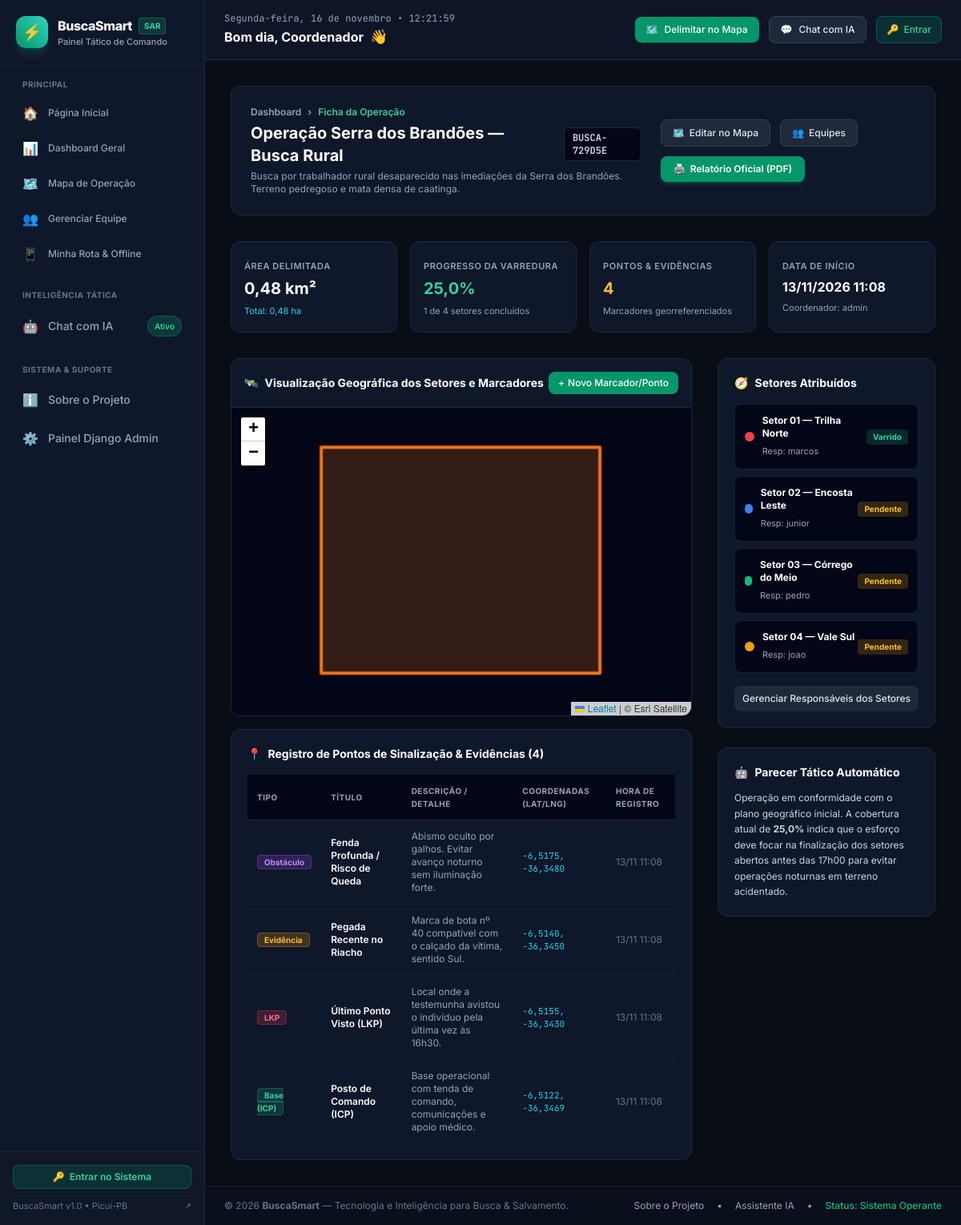
The page /detalhes/1/ on the database its author committed.
### operacoes/models.py (models this page shows, shortened)
class Operacao(models.Model):
  STATUS_CHOICES = [
      ('PLANEJAMENTO', 'Em Planejamento'),
      ('ANDAMENTO', 'Em Andamento'),
      ('CONCLUIDA', 'Concluída'),
  ]
  nome = models.CharField(
      max_length=150, verbose_name='Nome da Operação'
  )
  descricao = models.TextField(blank=True, verbose_name='Instruções Gerais')
  codigo_convite = models.CharField(
      max_length=15,
      default=gerar_codigo_operacao,
      unique=True,
      verbose_name='Código de Acesso',
  )
  coordenador = models.ForeignKey(
      User, on_delete=models.CASCADE, related_name='operacoes_criadas'
  )
  area_delimitada_geojson = models.JSONField(
      null=True, blank=True, verbose_name='Área Delimitada (GeoJSON)'
  )
  area_total_km2 = models.FloatField(
      default=0.0, verbose_name='Área Total (km²)'
  )
  status = models.CharField(
      max_length=20, choices=STATUS_CHOICES, default='PLANEJAMENTO'
  )
  versao = models.IntegerField(
      default=1, help_text='Incrementado a cada atualização de rota'
  )
  criado_em = models.DateTimeField(auto_now_add=True)
  atualizado_em = models.DateTimeField(auto_now=True)

class PontoSinalizacao(models.Model):
  TIPO_CHOICES = [
      ('BASE', 'Base de Comando / ICP'),
      ('ULTIMO_PONTO', 'Último Ponto Visto (LKP)'),
      ('EVIDENCIA', 'Possível Evidência / Vestígio'),
      ('OBSTACULO', 'Obstáculo / Área de Risco'),
      ('REFERENCIA', 'Ponto de Referência'),
  ]
  operacao = models.ForeignKey(
      Operacao, on_delete=models.CASCADE, related_name='pontos'
  )
  setor = models.ForeignKey(
      SetorRota, on_delete=models.SET_NULL, null=True, blank=True
  )
  criado_por = models.ForeignKey(User, on_delete=models.SET_NULL, null=True)
  titulo = models.CharField(max_length=100)
  tipo = models.CharField(
      max_length=20, choices=TIPO_CHOICES, default='REFERENCIA'
  )
  descricao = models.TextField(blank=True)
  latitude = models.FloatField()
  longitude = models.FloatField()
  criado_em = models.DateTimeField(auto_now_add=True)

class SetorRota(models.Model):
  operacao = models.ForeignKey(
      Operacao, on_delete=models.CASCADE, related_name='setores'
  )
  identificacao = models.CharField(
      max_length=100, help_text='Ex: Rota 01 — Júnior'
  )
  responsavel = models.ForeignKey(
      User,
      on_delete=models.SET_NULL,
      null=True,
      blank=True,
      related_name='rotas_atribuidas',
  )
  cor_hex = models.CharField(
      max_length=7,
      default='#3B82F6',
      help_text='Cor visual no mapa (ex: #3B82F6)',
  )
  poligono_setor_geojson = models.JSONField(null=True, blank=True)
  rota_planejada_geojson = models.JSONField(null=True, blank=True)
  instrucoes_especificas = models.TextField(blank=True)
  concluido = models.BooleanField(default=False)
  atualizado_em = models.DateTimeField(auto_now=True)

### operacoes/views.py (the view)
# urls.py: path('detalhes/<int:operacao_id>/', views.detalhes_operacao_view, name='detalhes_operacao'),
def detalhes_operacao_view(request, operacao_id):
    operacao = get_object_or_404(Operacao, id=operacao_id)
    setores = operacao.setores.all().order_by('id')
    pontos = operacao.pontos.all().order_by('-criado_em')
    setores_concluidos = setores.filter(concluido=True).count()
    total_setores = setores.count()
    taxa_conclusao = round((setores_concluidos / total_setores * 100), 1) if total_setores > 0 else 0
    context = {
        'operacao': operacao,
        'setores': setores,
        'pontos': pontos,
        'setores_concluidos': setores_concluidos,
        'total_setores': total_setores,
        'taxa_conclusao': taxa_conclusao,
        'pagina_ativa': 'detalhes'
    }
    return render(request, 'operacoes/detalhes_operacao.html', context)

### operacoes/templates/operacoes/detalhes_operacao.html (shortened to what this page needs)
{% extends 'operacoes/base.html' %}
{% block extra_head %}
<link rel="stylesheet" href="https://unpkg.com/leaflet@1.9.4/dist/leaflet.css" />
{% endblock %}
{% block content %}
<div class="max-w-7xl mx-auto space-y-8">
    <div class="bg-tactical-900 border border-slate-800 rounded-xl p-6 shadow-sm flex flex-col md:flex-row md:items-center justify-between gap-6">
        <div>
            <div class="flex items-center gap-2 mb-1 text-xs font-semibold text-slate-400">
                <a href="{% url 'dashboard' %}" class="hover:text-white transition">Dashboard</a>
                <span>›</span>
                <span class="text-emerald-400">Ficha da Operação</span>
            </div>
            <div class="flex items-center gap-3">
                <h1 class="text-xl font-bold text-white">{{ operacao.nome }}</h1>
                <span class="bg-slate-950 text-slate-300 font-mono text-xs px-2.5 py-1 rounded-md border border-slate-800 font-bold">
                    {{ operacao.codigo_convite }}
                </span>
            </div>
            <p class="text-xs text-slate-400 mt-1 max-w-2xl">{{ operacao.descricao|default:"Sem instruções adicionais cadastradas." }}</p>
        </div>
        <div class="flex flex-wrap items-center gap-3">
            <a href="{% url 'painel_mapa_operacao' operacao.id %}" class="bg-slate-800 hover:bg-slate-700 text-slate-200 border border-slate-700 font-medium px-3.5 py-2 rounded-lg text-xs transition flex items-center gap-1.5">
                <span>🗺️</span>
                <span>Editar no Mapa</span>
            </a>
            <a href="{% url 'gerenciar_equipe_operacao' operacao.id %}" class="bg-slate-800 hover:bg-slate-700 text-slate-200 border border-slate-700 font-medium px-3.5 py-2 rounded-lg text-xs transition flex items-center gap-1.5">
                <span>👥</span>
                <span>Equipes</span>
            </a>
            <a href="{% url 'relatorio_oficial' operacao.id %}" target="_blank" class="bg-emerald-600 hover:bg-emerald-500 text-white font-semibold px-4 py-2 rounded-lg text-xs transition flex items-center gap-1.5 shadow-md shadow-emerald-600/30">
                <span>🖨️</span>
                <span>Relatório Oficial (PDF)</span>
            </a>
        </div>
    </div>
    <div class="grid grid-cols-2 md:grid-cols-4 gap-4">
        <div class="bg-tactical-900 border border-slate-800 rounded-xl p-4">
            <span class="text-[11px] font-semibold uppercase text-slate-400 tracking-wider">Área Delimitada</span>
            <div class="text-xl font-bold text-white mt-1">{{ operacao.area_total_km2 }} km²</div>
            <span class="text-[11px] text-cyan-400">Total: {{ operacao.area_total_km2|floatformat:2 }} ha</span>
        </div>
        <div class="bg-tactical-900 border border-slate-800 rounded-xl p-4">
            <span class="text-[11px] font-semibold uppercase text-slate-400 tracking-wider">Progresso da Varredura</span>
            <div class="text-xl font-bold text-emerald-400 mt-1">{{ taxa_conclusao }}%</div>
            <span class="text-[11px] text-slate-400">{{ setores_concluidos }} de {{ total_setores }} setores concluídos</span>
        </div>
        <div class="bg-tactical-900 border border-slate-800 rounded-xl p-4">
            <span class="text-[11px] font-semibold uppercase text-slate-400 tracking-wider">Pontos & Evidências</span>
            <div class="text-xl font-bold text-amber-400 mt-1">{{ pontos.count }}</div>
            <span class="text-[11px] text-slate-400">Marcadores georreferenciados</span>
        </div>
        <div class="bg-tactical-900 border border-slate-800 rounded-xl p-4">
            <span class="text-[11px] font-semibold uppercase text-slate-400 tracking-wider">Data de Início</span>
            <div class="text-base font-bold text-white mt-1">{{ operacao.criado_em|date:"d/m/Y H:i" }}</div>
            <span class="text-[11px] text-slate-400">Coordenador: {{ operacao.coordenador.username }}</span>
        </div>
    </div>
    <div class="grid grid-cols-1 lg:grid-cols-3 gap-8">
        <div class="lg:col-span-2 space-y-4">
            <div class="bg-tactical-900 border border-slate-800 rounded-xl overflow-hidden shadow-sm">
                <div class="p-4 border-b border-slate-800 flex items-center justify-between">
                    <h3 class="text-sm font-bold text-white flex items-center gap-2">
                        <span>🛰️</span>
                        <span>Visualização Geográfica dos Setores e Marcadores</span>
                    </h3>
                    <button onclick="abrirModalPonto()" class="bg-emerald-600 hover:bg-emerald-500 text-white font-medium text-xs px-3 py-1.5 rounded-lg transition flex items-center gap-1 cursor-pointer">
                        <span>+</span>
                        <span>Novo Marcador/Ponto</span>
                    </button>
                </div>
                <div id="mini-map" class="h-96 w-full z-0 bg-slate-950"></div>
            </div>
            <div class="bg-tactical-900 border border-slate-800 rounded-xl p-5 shadow-sm space-y-4">
                <h3 class="text-sm font-bold text-white flex items-center gap-2">
                    <span>📍</span>
                    <span>Registro de Pontos de Sinalização & Evidências ({{ pontos.count }})</span>
                </h3>
                <div class="overflow-x-auto">
                    <table class="w-full text-left text-xs text-slate-300">
                        <thead class="bg-slate-950 text-slate-400 uppercase text-[10px] tracking-wider border-b border-slate-800">
                            <tr>
                                <th class="p-3">Tipo</th>
                                <th class="p-3">Título</th>
                                <th class="p-3">Descrição / Detalhe</th>
                                <th class="p-3">Coordenadas (Lat/Lng)</th>
                                <th class="p-3">Hora de Registro</th>
                            </tr>
                        </thead>
                        <tbody class="divide-y divide-slate-800/60">
                            {% for p in pontos %}
                            <tr class="hover:bg-slate-800/40 transition">
                                <td class="p-3">
                                    {% if p.tipo == 'BASE' %}
                                        <span class="bg-emerald-500/20 text-emerald-400 border border-emerald-500/30 px-2 py-0.5 rounded text-[10px] font-bold">Base (ICP)</span>
                                    {% elif p.tipo == 'ULTIMO_PONTO' %}
                                        <span class="bg-rose-500/20 text-rose-400 border border-rose-500/30 px-2 py-0.5 rounded text-[10px] font-bold">LKP</span>
                                    {% elif p.tipo == 'EVIDENCIA' %}
                                        <span class="bg-amber-500/20 text-amber-400 border border-amber-500/30 px-2 py-0.5 rounded text-[10px] font-bold">Evidência</span>
                                    {% elif p.tipo == 'OBSTACULO' %}
                                        <span class="bg-purple-500/20 text-purple-400 border border-purple-500/30 px-2 py-0.5 rounded text-[10px] font-bold">Obstáculo</span>
                                    {% else %}
                                        <span class="bg-slate-800 text-slate-300 px-2 py-0.5 rounded text-[10px]">Referência</span>
                                    {% endif %}
                                </td>
                                <td class="p-3 font-semibold text-white">{{ p.titulo }}</td>
                                <td class="p-3 text-slate-400 max-w-xs">{{ p.descricao|default:"—" }}</td>
                                <td class="p-3 font-mono text-[11px] text-cyan-400">{{ p.latitude|floatformat:4 }}, {{ p.longitude|floatformat:4 }}</td>
                                <td class="p-3 text-slate-500">{{ p.criado_em|date:"d/m H:i" }}</td>
                            </tr>
                            {% empty %}
                            <tr>
                                <td colspan="5" class="p-6 text-center text-slate-500 italic">
                                    Nenhum ponto de sinalização registrado. Adicione o Posto de Comando ou o Último Ponto Visto (LKP).
                                </td>
                            </tr>
                            {% endfor %}
                        </tbody>
                    </table>
                </div>
            </div>
        </div>
        <div class="space-y-6">
            <div class="bg-tactical-900 border border-slate-800 rounded-xl p-5 shadow-sm space-y-4">
                <h3 class="text-sm font-bold text-white flex items-center gap-2">
                    <span>🧭</span>
                    <span>Setores Atribuídos</span>
                </h3>
                <div class="space-y-2">
                    {% for s in setores %}
                    <div class="p-3 rounded-lg bg-slate-950 border border-slate-800/80 flex items-center justify-between">
                        <div class="flex items-center gap-2.5">
                            <span class="w-3 h-3 rounded-full" style="background-color: {{ s.cor_hex }};"></span>
                            <div>
                                <span class="text-xs font-bold text-white block">{{ s.identificacao }}</span>
                                <span class="text-[11px] text-slate-400">Resp: {{ s.responsavel.username|default:"Não definido" }}</span>
                            </div>
                        </div>
                        <span class="text-[10px] font-bold px-2 py-0.5 rounded {% if s.concluido %}bg-emerald-500/20 text-emerald-400{% else %}bg-amber-500/20 text-amber-400{% endif %}">
                            {% if s.concluido %}Varrido{% else %}Pendente{% endif %}
                        </span>
                    </div>
                    {% empty %}
                    <p class="text-xs text-slate-500 italic">Nenhum setor cadastrado.</p>
                    {% endfor %}
                </div>
                <a href="{% url 'gerenciar_equipe_operacao' operacao.id %}" class="block text-center w-full bg-slate-800 hover:bg-slate-700 text-slate-200 text-xs font-medium py-2 rounded-lg transition">
                    Gerenciar Responsáveis dos Setores
                </a>
            </div>
            <div class="bg-tactical-900 border border-slate-800 rounded-xl p-5 shadow-sm space-y-3">
                <h3 class="text-sm font-bold text-white flex items-center gap-2">
                    <span>🤖</span>
                    <span>Parecer Tático Automático</span>
                </h3>
                <p class="text-xs text-slate-300 leading-relaxed">
                    Operação em conformidade com o plano geográfico inicial.
                    A cobertura atual de <strong>{{ taxa_conclusao }}%</strong> indica que o esforço deve focar
                    na finalização dos setores abertos antes das 17h00 para evitar operações noturnas em terreno acidentado.
                </p>
            </div>
        </div>
    </div>
</div>
{% endblock %}

### rows shown on the page
Operacao: nome "Operação Serra dos Brandões — Busca Rural", codigo_convite "BUSCA-729D5E", descricao "Busca por trabalhador rural desaparecido nas imediações da Serra dos Brandões. Terreno pedregoso e mata densa de caatinga.", area_total_km2 "0,48", criado_em "13/11/2026 11:08", coordenador.username "admin"
PontoSinalizacao: tipo "Obstáculo", titulo "Fenda Profunda / Risco de Queda", descricao "Abismo oculto por galhos. Evitar avanço noturno sem iluminação forte.", latitude "-6,5175", longitude "-36,3480", criado_em "13/11 11:08"
PontoSinalizacao: tipo "Evidência", titulo "Pegada Recente no Riacho", descricao "Marca de bota nº 40 compatível com o calçado da vítima, sentido Sul.", latitude "-6,5140", longitude "-36,3450", criado_em "13/11 11:08"
PontoSinalizacao: tipo "LKP", titulo "Último Ponto Visto (LKP)", descricao "Local onde a testemunha avistou o indivíduo pela última vez às 16h30.", latitude "-6,5155", longitude "-36,3430", criado_em "13/11 11:08"
PontoSinalizacao: tipo "Base (ICP)", titulo "Posto de Comando (ICP)", descricao "Base operacional com tenda de comando, comunicações e apoio médico.", latitude "-6,5122", longitude "-36,3469", criado_em "13/11 11:08"
SetorRota: identificacao "Setor 01 — Trilha Norte", responsavel.username "marcos", concluido "Varrido"
SetorRota: identificacao "Setor 02 — Encosta Leste", responsavel.username "junior", concluido "Pendente"
SetorRota: identificacao "Setor 03 — Córrego do Meio", responsavel.username "pedro", concluido "Pendente"
SetorRota: identificacao "Setor 04 — Vale Sul", responsavel.username "joao", concluido "Pendente"

### other values the page prints
{{ taxa_conclusao }} "25,0"
{{ setores_concluidos }} "1"
{{ total_setores }} "4"
{{ pontos.count }} "4"
